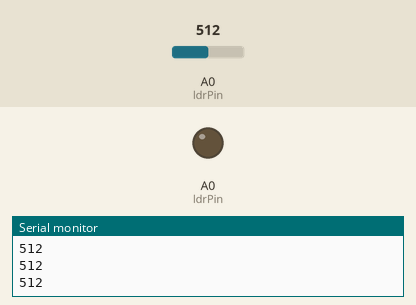
This sketch was run on a simulated Arduino Uno, built with avr-gcc and run on an emulated ATmega328P. Parts: output pins drawn as LEDs (lit = HIGH), the last lines printed to the serial monitor. The test bench sets the inputs (shaded band); at power-on: A0 (ldrPin) = 512.

Above: at 1.2 s.
1.3 s: A0 (ldrPin) set to 522
At 2.0 s:
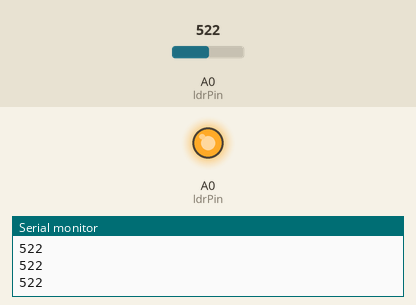
2.9 s: A0 (ldrPin) set to 511
At 3.4 s:
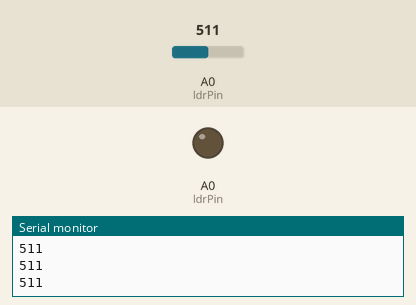
4.5 s: A0 (ldrPin) set to 716
At 6.0 s:
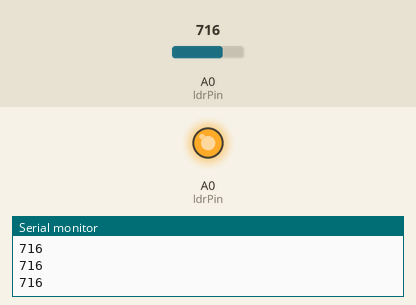
Timing chart, 0 to 7.5 s (numbered marks = the images above; inputs shaded):
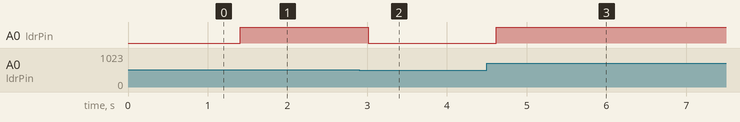

The sketch:

sketch_apr08a_ldr_sensor.ino
```cpp
int ldrPin = A0; // select the input pin for LDR
int sensorValue = 0; // variable to store the value coming from the sensor

float outputVal;
int led = 14;

void setup() {
  Serial.begin(9600); //sets serial port for communication
}

void loop() {
  sensorValue = analogRead(ldrPin); // read the value from the sensor
  Serial.println(sensorValue); //prints the values coming from the sensor on the screen
  delay(100);

  outputVal = map(sensorValue, 0, 1023, 0, 255);
  analogWrite(led, outputVal);
}
```

Measured:
- the behaviour switches between 513 and 514 on A0 (ldrPin) (found by bisection; images 0 and 1)
- after the input at 1.3 s, A0 (ldrPin): LOW → HIGH after 0.11 s
- after the input at 2.9 s, A0 (ldrPin): HIGH → LOW after 0.11 s
- after the input at 4.5 s, A0 (ldrPin): LOW → HIGH after 0.12 s
